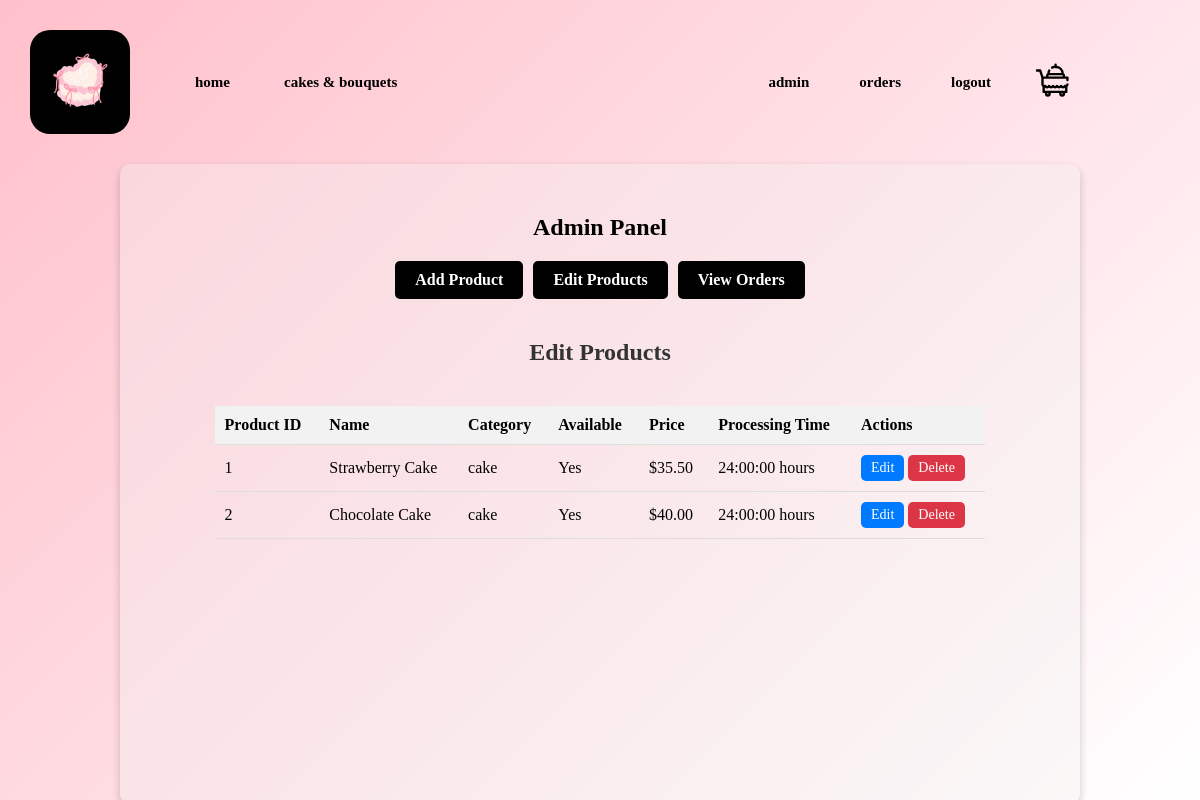
Before: /admin/index.php?action=edit_products (signed in) with the older database file.
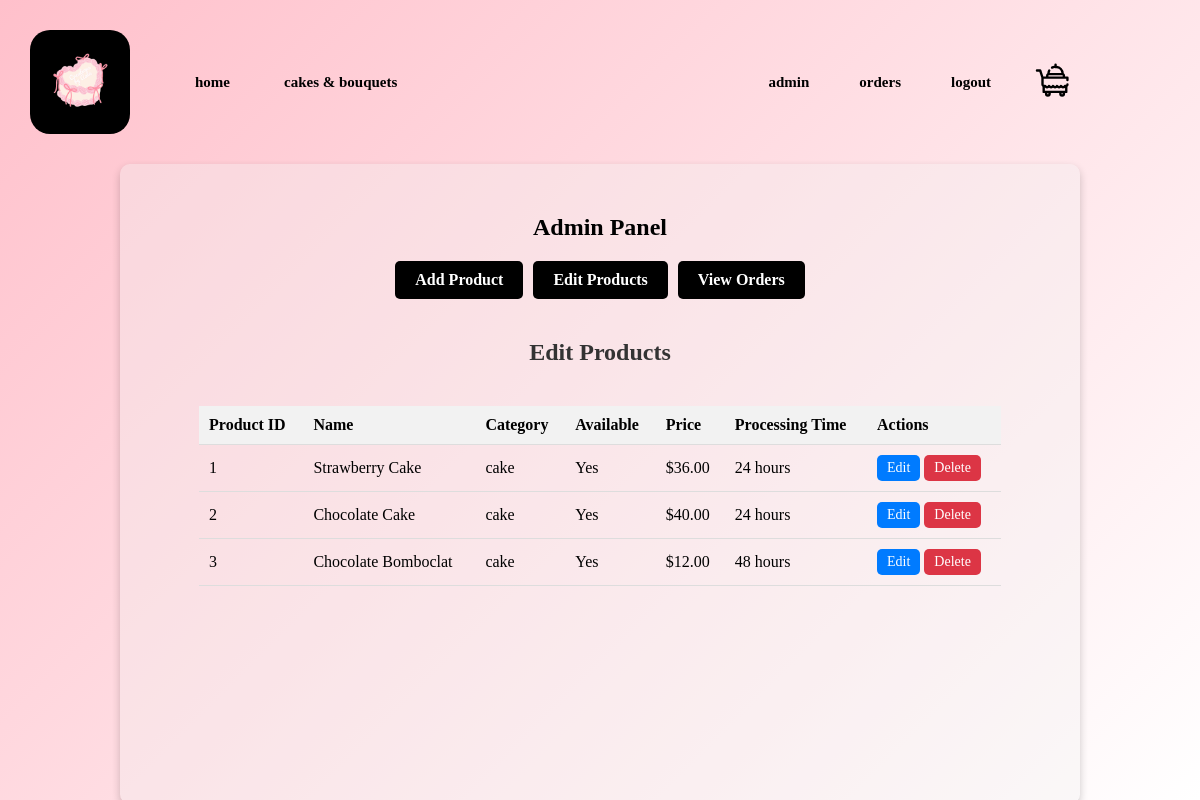
After: the same page with the newer database file.
### tables this page shows
CREATE TABLE `products` (
  `product_id` int(11) NOT NULL,
  `name` varchar(50) NOT NULL,
  `category` varchar(10) NOT NULL,
  `availability` tinyint(1) NOT NULL DEFAULT 1,
  `description` text NOT NULL,
  `quick_description` text NOT NULL,
  `price` decimal(5,2) NOT NULL DEFAULT 0.00,
  `processing_time` int(11) NOT NULL DEFAULT 24
);

### admin/edit_products.php (the view, shortened to what this page needs)
<?php
include '../connect.php';
$query = "SELECT * FROM products";
$stmt = $dbh->prepare($query);
$stmt->execute();
$products = $stmt->fetchAll();
?>
<div class="action-container" id="edit-products-container">
    <h3>Edit Products</h3>
    <table id="products-table">
        <thead>
            <tr>
                <th>Product ID</th>
                <th>Name</th>
                <th>Category</th>
                <th>Available</th>
                <th>Price</th>
                <th>Processing Time</th>
                <th>Actions</th>
            </tr>
        </thead>
        <tbody>
            <?php foreach ($products as $product): ?>
                <tr data-product-id="<?= $product['product_id'] ?>">
                    <td><?= $product['product_id'] ?></td>
                    <td><?= htmlspecialchars($product['name']) ?></td>
                    <td><?= htmlspecialchars($product['category']) ?></td>
                    <td><?= $product['availability'] ? "Yes" : "No" ?></td>
                    <td>$<?= number_format($product['price'], 2) ?></td>
                    <td><?= htmlspecialchars($product['processing_time']) ?> hours</td>
                    <td>
                        <button class="edit-button">Edit</button>
                        <button class="delete-button">Delete</button>
                    </td>
                </tr>
            <?php endforeach; ?>
        </tbody>
    </table>
</div>

Changed rows visible on the page:
changed products "Strawberry Cake": price "35.50" → "36.00"; processing_time "24:00:00" → "24"
changed products "Chocolate Cake": processing_time "24:00:00" → "24"
added products: product_id "3", name "Chocolate Bomboclat", category "cake", availability "Yes", price "12.00", processing_time "48"
